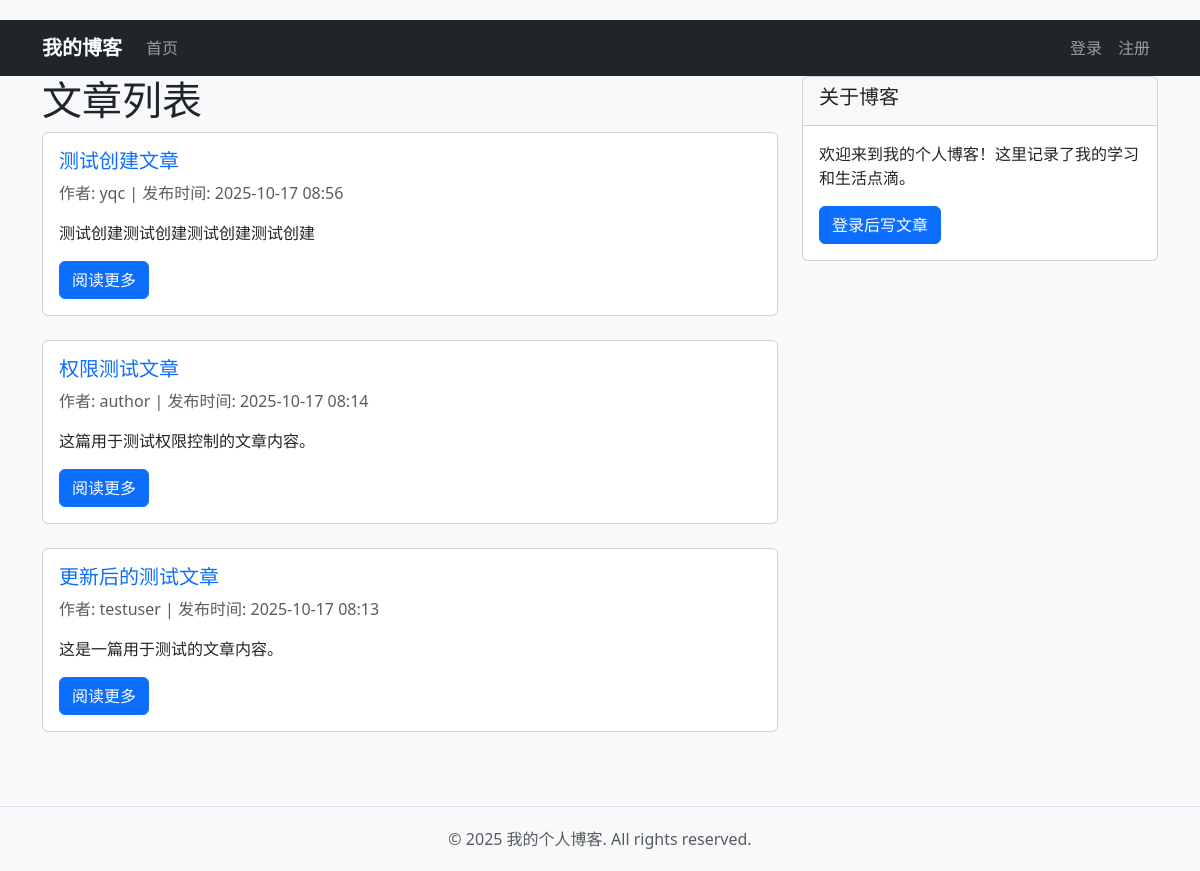
The page / on the database its author committed.
### blog/models.py (models this page shows, shortened)
class Post(models.Model):
    title = models.CharField(max_length=200, verbose_name='标题')
    content = models.TextField(verbose_name='内容')
    author = models.ForeignKey(User, on_delete=models.CASCADE, verbose_name='作者')
    created_at = models.DateTimeField(auto_now_add=True, verbose_name='创建时间')
    updated_at = models.DateTimeField(auto_now=True, verbose_name='更新时间')
    published = models.BooleanField(default=False, verbose_name='是否发布')
    class Meta:
        verbose_name = '文章'
        verbose_name_plural = '文章'
        ordering = ['-created_at']

### blog/views.py (the view)
# urls.py: path('', views.post_list, name='post_list'),
def post_list(request):
    posts = Post.objects.filter(published=True)
    return render(request, 'blog/post_list.html', {'posts': posts})

### templates/blog/post_list.html (shortened to what this page needs)
{% extends 'base.html' %}
{% block content %}
<div class="row">
    <div class="col-md-8">
        <h1>文章列表</h1>
        {% if posts %}
            {% for post in posts %}
                <div class="card mb-4">
                    <div class="card-body">
                        <h5 class="card-title">
                            <a href="{% url 'blog:post_detail' post.pk %}" class="text-decoration-none">
                                {{ post.title }}
                            </a>
                        </h5>
                        <p class="card-text text-muted">
                            作者: {{ post.author.username }} |
                            发布时间: {{ post.created_at|date:"Y-m-d H:i" }}
                        </p>
                        <p class="card-text">
                            {{ post.content|truncatewords:30 }}
                        </p>
                        <a href="{% url 'blog:post_detail' post.pk %}" class="btn btn-primary">阅读更多</a>
                    </div>
                </div>
            {% endfor %}
        {% else %}
            <p>暂无文章。</p>
        {% endif %}
    </div>
    <div class="col-md-4">
        <div class="card">
            <div class="card-header">
                <h5>关于博客</h5>
            </div>
            <div class="card-body">
                <p>欢迎来到我的个人博客！这里记录了我的学习和生活点滴。</p>
                {% if user.is_authenticated %}
                    <a href="{% url 'blog:post_create' %}" class="btn btn-success">写新文章</a>
                {% else %}
                    <a href="{% url 'accounts:login' %}" class="btn btn-primary">登录后写文章</a>
                {% endif %}
            </div>
        </div>
    </div>
</div>
{% endblock %}

### templates/base.html (shortened to what this page needs)
<!DOCTYPE html>
<html lang="zh-CN">
<head>
    <link href="https://cdn.jsdelivr.net/npm/bootstrap@5.3.0/dist/css/bootstrap.min.css" rel="stylesheet">
</head>
<body>
    <nav class="navbar navbar-expand-lg navbar-dark bg-dark">
        <div class="container">
            <a class="navbar-brand" href="{% url 'blog:post_list' %}">我的博客</a>
            <div class="navbar-nav me-auto">
                <a class="nav-link" href="{% url 'blog:post_list' %}">首页</a>
            </div>
            <div class="navbar-nav">
                {% if user.is_authenticated %}
                    <span class="navbar-text">欢迎, {{ user.username }}!</span>
                    <a class="nav-link" href="{% url 'accounts:logout' %}">退出</a>
                {% else %}
                    <a class="nav-link" href="{% url 'accounts:login' %}">登录</a>
                    <a class="nav-link" href="{% url 'accounts:register' %}">注册</a>
                {% endif %}
            </div>
        </div>
    </nav>
    <div class="container">
        {% block content %}
        {% endblock %}
    </div>
    <footer class="footer bg-light">
        <div class="container text-center">
            <span class="text-muted">© 2025 我的个人博客. All rights reserved.</span>
        </div>
    </footer>
</body>
</html>

### templates/base.html (style rules this page uses)
body { padding-top: 20px; background-color: #f8f9fa; }
.navbar-brand { font-weight: bold; }
.footer { margin-top: 50px; padding: 20px 0; border-top: 1px solid #dee2e6; }

### rows shown on the page
Post: title "测试创建文章", author.username "yqc", created_at "2025-10-17 08:56", content "测试创建测试创建测试创建测试创建"
Post: title "权限测试文章", author.username "author", created_at "2025-10-17 08:14", content "这篇用于测试权限控制的文章内容。"
Post: title "更新后的测试文章", author.username "testuser", created_at "2025-10-17 08:13", content "这是一篇用于测试的文章内容。"
